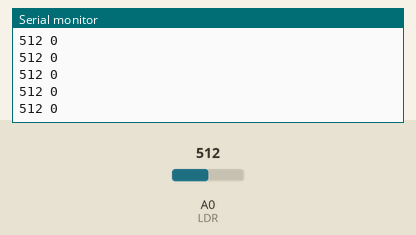
Simulated run of this sketch. Board: Arduino Uno, built with avr-gcc and run on an emulated ATmega328P. On the bench: the last lines printed to the serial monitor. The test bench sets the inputs (shaded band); at power-on: A0 (LDR) = 512.

Above: at 1.2 s.
1.3 s: A0 (LDR) set to 716
At 1.36 s:
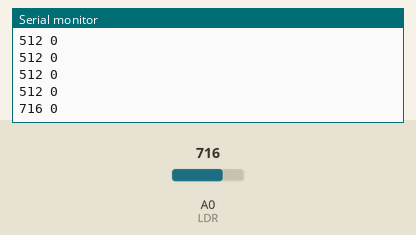
2.8 s: A0 (LDR) set to 900
At 2.81 s:
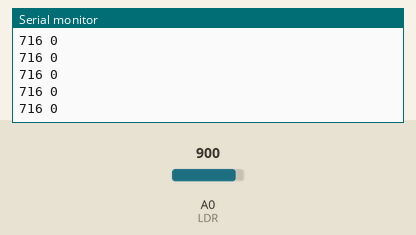
Timing chart, 0 to 5.8 s (numbered marks = the images above; inputs shaded):
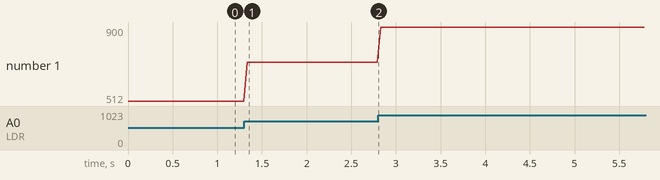

The sketch:

ldr_resp.ino
```cpp
#define LDR A0
#define WAIT 80
unsigned long timeCounter = 0;

void printDebugWave(int N)
{
  Serial.print(N);
  Serial.print(" ");
  Serial.println((millis() - timeCounter)/1000);
  timeCounter = millis();
}

void setup() {
Serial.begin(115200);
pinMode(LDR,INPUT);
}

void loop() {
printDebugWave(analogRead(LDR));
delay(WAIT/2);
}
```

Measured:
- after the input at 1.3 s, the serial monitor: prints a new line at once (image 1)
- plotted number 1: 512 → 716 after the input at 1.3 s, 716 → 900 after the input at 2.8 s
